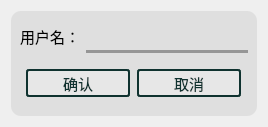
<?xml version="1.0" encoding="UTF-8"?>
<ui version="4.0">
 <class>AddConfig</class>
 <widget class="QDialog" name="AddConfig">
  <property name="geometry">
   <rect>
    <x>0</x>
    <y>0</y>
    <width>268</width>
    <height>125</height>
   </rect>
  </property>
  <property name="windowTitle">
   <string>增加配置</string>
  </property>
  <property name="styleSheet">
   <string notr="true">font-family:&quot;Consolas&quot;,&quot;黑体&quot;;
font-size:11pt;</string>
  </property>
  <layout class="QHBoxLayout" name="horizontalLayout">
   <item>
    <widget class="QWidget" name="scene_info_form" native="true">
     <property name="styleSheet">
      <string notr="true">QWidget {
                background-color: #dfdfdf;  /* 背景颜色 */
border-radius:10px;
            }

/* 1. 未选中（默认）状态的下边框 */
QLineEdit {
                /* 清除默认边框，只保留下边框 */
				font-size:11pt;
                border: none;
                border-bottom: 3px solid #969696;  /* 灰色下边框 */
                padding: 5px 0;  /* 上下下内边距，避免文字紧贴紧贴边框 */
				border-radius:0px;
                background: transparent;  /* 背景透明，只显示下边框 */
            }
            
            /* 2. 选中（获得焦点点）状态的下边框 */
QLineEdit:focus {
                border-bottom: 4px solid #39C5BB;  /* 蓝色下边框（突出显示） */
                outline: none;  /* 去除系统默认的聚焦外边框 */
            }
            
            /* 3. 鼠标略过（悬停）状态的下边框 */
QLineEdit:hover {
                border-bottom: 4px solid #39C5BB;  /* 深灰色下边框（中间状态） */
            }
/* QComboBox 样式 */
QComboBox {
    border: 2px solid #0f322f;  /* 边框颜色与CheckBox保持一致 */
    border-radius: 3px;
    padding: 5px 0px 5px 10px;  /* 右侧预留空间给自定义箭头 */
    background-color: #e7e7e7;
	max-height: 17px;
    min-height: 15px;
	max-width:100px;
}

/* 隐藏QComboBox默认下拉按钮 */
QComboBox::drop-down {
    border: none;  /* 去除默认按钮边框 */

}

/* 自定义下拉箭头（使用三角形字符模拟） */
QComboBox::down-arrow {
    image: none;  /* 去除默认箭头 */
}

QComboBox::down-arrow:on {
    image: none;  /* 下拉状态也不显示默认箭头 */
}

/* 下拉列表样式 */
QComboBox QAbstractItemView {
    border: 2px solid #b5b5b5;
    border-radius: 3px;
    background-color: #e7e7e7;
    padding: 5px;
    selection-background-color: #39C5BB;  /* 选中项背景色 */
    selection-color: #000000;
}

/* 悬停和选中状态 */
QComboBox:hover {
    border-color: #39C5BB;
}

QComboBox:focus {
    border-color: #39C5BB;
    outline: none;
}

/* QSpinBox 样式 */
QSpinBox {
    border: 2px solid #0f322f;
    border-radius: 3px;
    padding: 5px 10px 5px 10px;  /* 右侧预留空间给自定义按钮 */
    background-color: #e7e7e7;
	max-height: 17px;
    min-height: 15px;
	max-width:40px;
}

/* 隐藏QSpinBox默认上下按钮 */
QSpinBox::up-button, QSpinBox::down-button {
    border: none;
    width: 0;  /* 隐藏默认按钮 */
    height: 0;
}



/* 悬停和选中状态 */
QSpinBox:hover {
    border-color: #39C5BB;
}

QSpinBox:focus {
    border-color: #39C5BB;
    outline: none;
}

/* 解决QSpinBox编辑区域与整体样式冲突 */
QSpinBox::edit-focus {
    background-color: transparent;
    border: none;
    outline: none;
}
/* QSpinBox 样式 */
QDoubleSpinBox {
    border: 2px solid #0f322f;
    border-radius: 3px;
    padding: 5px 10px 5px 10px;  /* 右侧预留空间给自定义按钮 */
    background-color: #e7e7e7;
	max-height: 17px;
    min-height: 15px;
	max-width:50px;
}

/* 隐藏QSpinBox默认上下按钮 */
QDoubleSpinBox::up-button, QDoubleSpinBox::down-button {
    border: none;
    width: 0;  /* 隐藏默认按钮 */
    height: 0;
}



/* 悬停和选中状态 */
QDoubleSpinBox:hover {
    border-color: #39C5BB;
}

QDoubleSpinBox:focus {
    border-color: #39C5BB;
    outline: none;
}

/* 解决QSpinBox编辑区域与整体样式冲突 */
QDoubleSpinBox::edit-focus {
    background-color: transparent;
    border: none;
    outline: none;
}

QPushButton{
min-height: 20px;
max-width:100px;
border: 2px solid #0f322f;  /* 2px宽的深灰色实线边框 */
background-color: #e7e7e7;
border-radius:3px;
outline:none;
color:#0f322f;
padding-top:2px;
padding-bottom:2px;
}
QPushButton::hover {
border: 2px solid #39C5BB;  /* 2px宽的深灰色实线边框 */
outline:none;
color:#39C5BB;
}
</string>
     </property>
     <layout class="QVBoxLayout" name="verticalLayout" stretch="1,0">
      <item>
       <layout class="QFormLayout" name="formLayout">
        <item row="0" column="0">
         <widget class="QLabel" name="user_name_Label">
          <property name="text">
           <string>用户名：</string>
          </property>
         </widget>
        </item>
        <item row="0" column="1">
         <widget class="QLineEdit" name="user_name_LineEdit"/>
        </item>
       </layout>
      </item>
      <item>
       <layout class="QHBoxLayout" name="horizontalLayout_2">
        <property name="leftMargin">
         <number>5</number>
        </property>
        <property name="topMargin">
         <number>10</number>
        </property>
        <property name="rightMargin">
         <number>5</number>
        </property>
        <property name="bottomMargin">
         <number>10</number>
        </property>
        <item>
         <widget class="QPushButton" name="confirm">
          <property name="text">
           <string>确认</string>
          </property>
         </widget>
        </item>
        <item>
         <widget class="QPushButton" name="cancel">
          <property name="text">
           <string>取消</string>
          </property>
         </widget>
        </item>
       </layout>
      </item>
     </layout>
    </widget>
   </item>
  </layout>
 </widget>
 <resources/>
 <connections>
  <connection>
   <sender>confirm</sender>
   <signal>clicked()</signal>
   <receiver>AddConfig</receiver>
   <slot>accept()</slot>
   <hints>
    <hint type="sourcelabel">
     <x>94</x>
     <y>84</y>
    </hint>
    <hint type="destinationlabel">
     <x>71</x>
     <y>-13</y>
    </hint>
   </hints>
  </connection>
  <connection>
   <sender>cancel</sender>
   <signal>clicked()</signal>
   <receiver>AddConfig</receiver>
   <slot>reject()</slot>
   <hints>
    <hint type="sourcelabel">
     <x>199</x>
     <y>84</y>
    </hint>
    <hint type="destinationlabel">
     <x>273</x>
     <y>13</y>
    </hint>
   </hints>
  </connection>
 </connections>
</ui>
